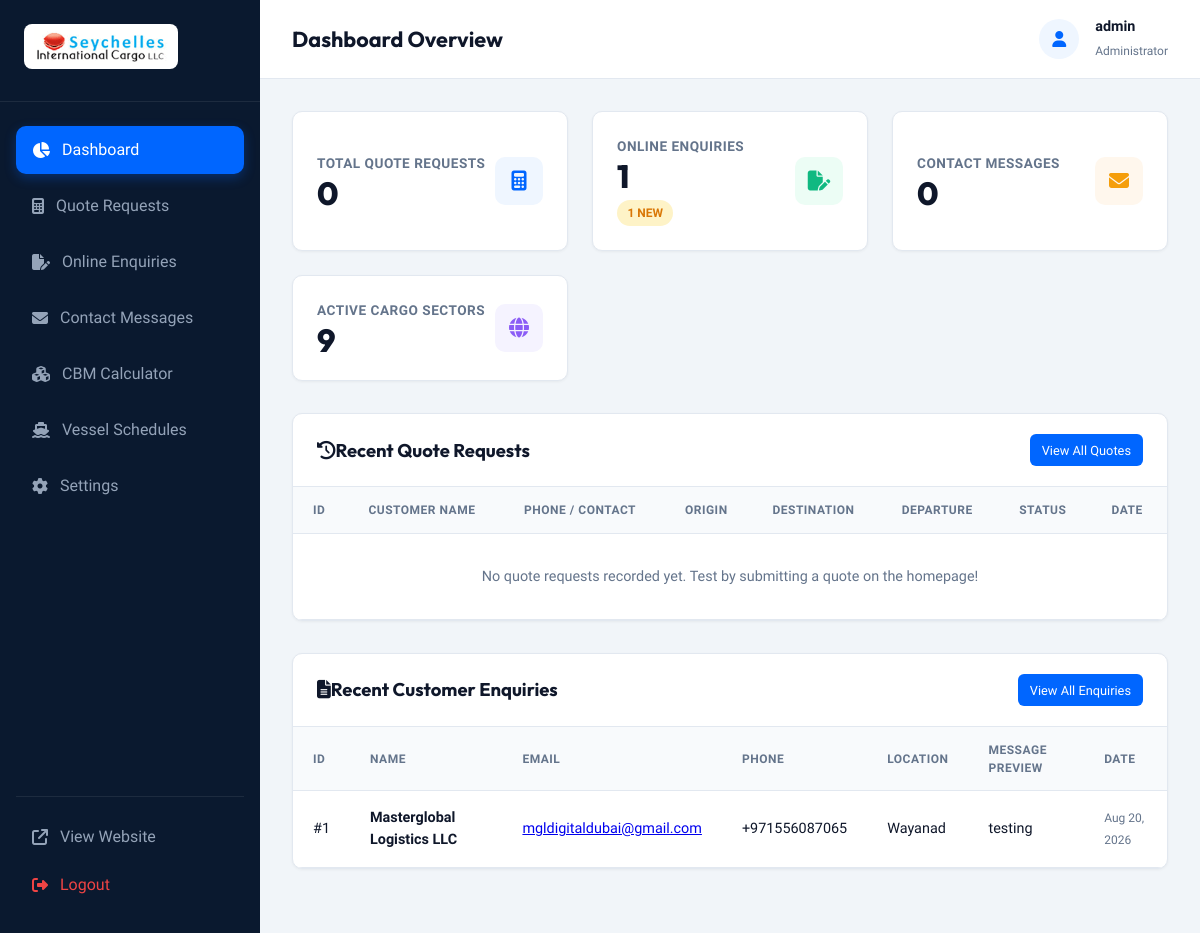
/admin/index.php (signed in), run on the app's committed database.
### tables this page shows
CREATE TABLE enquiries (
        id INTEGER PRIMARY KEY AUTOINCREMENT,
        firstname TEXT NOT NULL,
        lastname TEXT NOT NULL,
        email TEXT NOT NULL,
        phone TEXT NOT NULL,
        place TEXT,
        message TEXT NOT NULL,
        status TEXT DEFAULT 'Pending',
        created_at DATETIME DEFAULT CURRENT_TIMESTAMP
    );

### admin/index.php (the view, shortened to what this page needs)
<?php
require_once __DIR__ . '/includes/admin_header.php';
$db = get_db_connection();
$total_quotes = $db->query("SELECT COUNT(*) FROM quotes")->fetchColumn();
$total_enquiries = $db->query("SELECT COUNT(*) FROM enquiries")->fetchColumn();
$pending_enquiries = $db->query("SELECT COUNT(*) FROM enquiries WHERE status = 'Pending'")->fetchColumn();
$total_contacts = $db->query("SELECT COUNT(*) FROM contacts")->fetchColumn();
$recent_quotes = $db->query("SELECT * FROM quotes ORDER BY id DESC LIMIT 5")->fetchAll();
$recent_enquiries = $db->query("SELECT * FROM enquiries ORDER BY id DESC LIMIT 5")->fetchAll();
?>
<div class="stats-grid">
  <div class="stat-card">
    <div>
      <div class="stat-label">Total Quote Requests</div>
      <div class="stat-val"><?php echo $total_quotes; ?></div>
    </div>
    <div class="stat-icon"><i class="fa-solid fa-calculator"></i></div>
  </div>
  <div class="stat-card">
    <div>
      <div class="stat-label">Online Enquiries</div>
      <div class="stat-val"><?php echo $total_enquiries; ?></div>
      <?php if ($pending_enquiries > 0): ?>
        <span class="badge badge-pending" style="margin-top:0.5rem;"><?php echo $pending_enquiries; ?> New</span>
      <?php endif; ?>
    </div>
    <div class="stat-icon" style="background:#ECFDF5; color:#10B981;"><i class="fa-solid fa-file-pen"></i></div>
  </div>
  <div class="stat-card">
    <div>
      <div class="stat-label">Contact Messages</div>
      <div class="stat-val"><?php echo $total_contacts; ?></div>
    </div>
    <div class="stat-icon" style="background:#FFF7ED; color:#F59E0B;"><i class="fa-solid fa-envelope"></i></div>
  </div>
  <div class="stat-card">
    <div>
      <div class="stat-label">Active Cargo Sectors</div>
      <div class="stat-val">9</div>
    </div>
    <div class="stat-icon" style="background:#F5F3FF; color:#8B5CF6;"><i class="fa-solid fa-globe"></i></div>
  </div>
</div>
<div class="panel-card">
  <div class="panel-header">
    <h3 class="panel-title"><i class="fa-solid fa-clock-rotate-left me-2 text-primary"></i>Recent Quote Requests</h3>
    <a href="quotes.php" class="btn-sm btn-admin-primary">View All Quotes</a>
  </div>
  <div class="table-responsive">
    <table class="admin-table">
      <thead>
        <tr>
          <th>ID</th>
          <th>Customer Name</th>
          <th>Phone / Contact</th>
          <th>Origin</th>
          <th>Destination</th>
          <th>Departure</th>
          <th>Status</th>
          <th>Date</th>
        </tr>
      </thead>
      <tbody>
        <?php if (empty($recent_quotes)): ?>
          <tr>
            <td colspan="8" style="text-align:center; color:var(--admin-muted); padding:2rem;">No quote requests recorded yet. Test by submitting a quote on the homepage!</td>
          </tr>
        <?php endif; ?>
      </tbody>
    </table>
  </div>
</div>
<div class="panel-card">
  <div class="panel-header">
    <h3 class="panel-title"><i class="fa-solid fa-file-lines me-2 text-primary"></i>Recent Customer Enquiries</h3>
    <a href="enquiries.php" class="btn-sm btn-admin-primary">View All Enquiries</a>
  </div>
  <div class="table-responsive">
    <table class="admin-table">
      <thead>
        <tr>
          <th>ID</th>
          <th>Name</th>
          <th>Email</th>
          <th>Phone</th>
          <th>Location</th>
          <th>Message Preview</th>
          <th>Date</th>
        </tr>
      </thead>
      <tbody>
        <?php if (empty($recent_enquiries)): ?>
          <tr>
            <td colspan="7" style="text-align:center; color:var(--admin-muted); padding:2rem;">No online enquiries recorded yet.</td>
          </tr>
        <?php else: ?>
          <?php foreach ($recent_enquiries as $e): ?>
            <tr>
              <td>#<?php echo $e['id']; ?></td>
              <td><strong><?php echo htmlspecialchars($e['firstname'] . ' ' . $e['lastname']); ?></strong></td>
              <td><a href="mailto:<?php echo htmlspecialchars($e['email']); ?>"><?php echo htmlspecialchars($e['email']); ?></a></td>
              <td><?php echo htmlspecialchars($e['phone']); ?></td>
              <td><?php echo htmlspecialchars($e['place']); ?></td>
              <td><?php echo htmlspecialchars(mb_strimwidth($e['message'], 0, 45, '...')); ?></td>
              <td><small style="color:var(--admin-muted);"><?php echo date('M d, Y', strtotime($e['created_at'])); ?></small></td>
            </tr>
          <?php endforeach; ?>
        <?php endif; ?>
      </tbody>
    </table>
  </div>
</div>
<?php
require_once __DIR__ . '/includes/admin_footer.php';
?>

### admin/css/admin.css (style rules this page uses)
:root { --admin-bg: #F1F5F9; --admin-sidebar: #0A192F; --admin-sidebar-text: #94A3B8; --admin-sidebar-active: #0066FF; --admin-card: #FFFFFF; --admin-text: #0F172A; --admin-muted: #64748B; --admin-border: #E2E8F0; --color-primary: #0066FF; --color-secondary: #0A192F; --color-accent: #00E5FF; --color-success: #10B981; --color-warning: #F59E0B; --color-danger: #EF4444; --radius-md: 10px; --shadow-sm: 0 1px 3px rgba(0,0,0,0.05); --shadow-md: 0 4px 6px -1px rgba(0,0,0,0.08); }
* { box-sizing: border-box; margin: 0; padding: 0; }
body { font-family: 'Plus Jakarta Sans', system-ui, -apple-system, sans-serif; background-color: var(--admin-bg); color: var(--admin-text); line-height: 1.5; }
.stats-grid { display: grid; grid-template-columns: repeat(auto-fit, minmax(220px, 1fr)); gap: 1.5rem; margin-bottom: 2rem; }
.stat-card { background: #FFFFFF; border: 1px solid var(--admin-border); border-radius: var(--radius-md); padding: 1.5rem; box-shadow: var(--shadow-sm); display: flex; align-items: center; justify-content: space-between; }
.stat-val { font-family: 'Outfit', sans-serif; font-size: 2rem; font-weight: 800; color: var(--admin-text); line-height: 1; margin-top: 0.25rem; }
.stat-label { font-size: 0.85rem; color: var(--admin-muted); font-weight: 600; text-transform: uppercase; letter-spacing: 0.5px; }
.stat-icon { width: 48px; height: 48px; border-radius: var(--radius-md); background: #EFF6FF; color: var(--color-primary); display: flex; align-items: center; justify-content: center; font-size: 1.25rem; }
.panel-card { background: #FFFFFF; border: 1px solid var(--admin-border); border-radius: var(--radius-md); box-shadow: var(--shadow-sm); overflow: hidden; margin-bottom: 2rem; }
.panel-header { padding: 1.25rem 1.5rem; border-bottom: 1px solid var(--admin-border); display: flex; align-items: center; justify-content: space-between; }
.panel-title { font-family: 'Outfit', sans-serif; font-size: 1.15rem; font-weight: 700; }
.table-responsive { width: 100%; overflow-x: auto; }
.admin-table { width: 100%; border-collapse: collapse; text-align: left; font-size: 0.9rem; }
.admin-table th { background: #F8FAFC; padding: 0.85rem 1.25rem; color: var(--admin-muted); font-weight: 600; text-transform: uppercase; font-size: 0.75rem; letter-spacing: 0.5px; border-bottom: 1px solid var(--admin-border); }
.admin-table td { padding: 1rem 1.25rem; border-bottom: 1px solid var(--admin-border); color: var(--admin-text); vertical-align: middle; }
.badge { display: inline-block; padding: 0.25rem 0.65rem; border-radius: 50px; font-size: 0.75rem; font-weight: 600; text-transform: uppercase; }
.badge-pending { background: #FEF3C7; color: #D97706; }
.btn-sm { padding: 0.4rem 0.75rem; font-size: 0.8rem; border-radius: 6px; text-decoration: none; cursor: pointer; border: none; display: inline-flex; align-items: center; gap: 0.35rem; }
.btn-admin-primary { background: var(--color-primary); color: #FFFFFF; }

### data on the page
enquiries: id "1", firstname+lastname "Masterglobal Logistics LLC", email "mgldigitaldubai@gmail.com", phone "+971556087065", place "Wayanad", message "testing", created_at "Aug 20, 2026"

### other printed values
get_logged_admin_username() "admin"
$total_quotes "0"
$total_enquiries "1"
$pending_enquiries "1"
$total_contacts "0"
